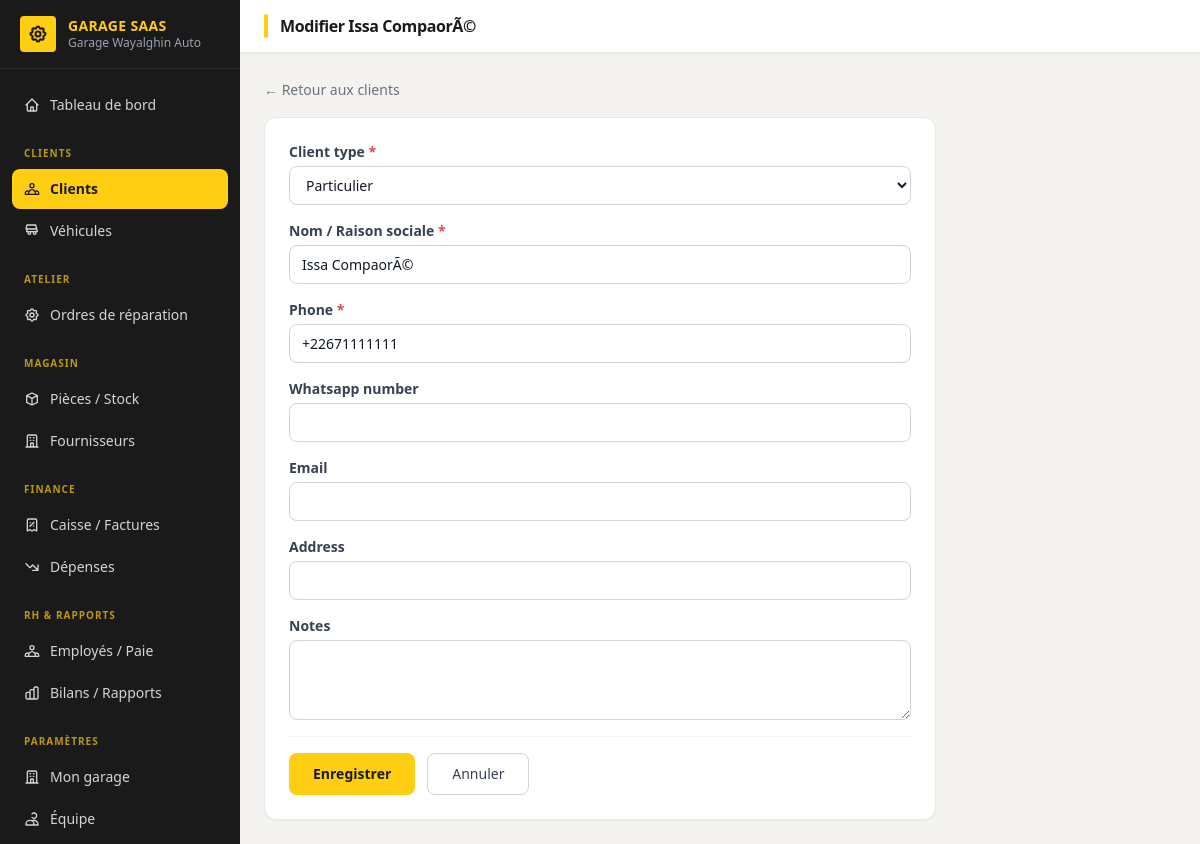
Screenshot of /clients/2/modifier/ (signed in) with the database file from the repository.
### accounts/models.py (models this page shows, shortened)
class User(AbstractUser):
    ROLE_ADMIN = "admin"
    ROLE_RECEPTION = "reception"
    ROLE_MECHANIC = "mechanic"
    ROLE_CASHIER = "cashier"
    ROLE_STOREKEEPER = "storekeeper"
    ROLE_CHOICES = [
        (ROLE_ADMIN, "Administrateur garage"),
        (ROLE_RECEPTION, "Réceptionniste"),
        (ROLE_MECHANIC, "Mécanicien"),
        (ROLE_CASHIER, "Caissier"),
        (ROLE_STOREKEEPER, "Magasinier"),
    ]
    garage = models.ForeignKey(
        "tenants.Garage",
        on_delete=models.CASCADE,
        related_name="users",
        null=True,
        blank=True,
        help_text="Vide pour le staff plateforme (superuser).",
    )
    role = models.CharField(max_length=20, choices=ROLE_CHOICES, blank=True)
    phone = models.CharField(max_length=30, blank=True)
    @property
    def is_garage_admin(self):
        return self.role == self.ROLE_ADMIN

### tenants/models.py (models this page shows, shortened)
class Garage(TimeStampedModel):
    PLAN_CHOICES = [
        ("starter", "Starter"),
        ("pro", "Pro"),
        ("business", "Business"),
    ]
    name = models.CharField("Nom du garage", max_length=150)
    slug = models.SlugField(max_length=160, unique=True, blank=True)
    city = models.CharField("Ville", max_length=100, blank=True)
    phone = models.CharField("Téléphone", max_length=30, blank=True)
    whatsapp_number = models.CharField("Numéro WhatsApp", max_length=30, blank=True)
    email = models.EmailField(blank=True)
    address = models.CharField(max_length=255, blank=True)
    plan = models.CharField(max_length=20, choices=PLAN_CHOICES, default="starter")
    is_active = models.BooleanField(default=True)
    trial_ends_at = models.DateField(null=True, blank=True)
    logo = models.ImageField(
        "Logo",
        upload_to="garages/logos/",
        null=True,
        blank=True,
        help_text="Logo affiché dans l'interface du garage.",
    )
    faest_supplier_enabled = models.BooleanField(
        "Approvisionnement FAEST activé",
        default=False,
        help_text="Permet à ce garage de commander des pièces directement via FAEST depuis la plateforme.",
    )
    class Meta:
        verbose_name = "Garage"
        verbose_name_plural = "Garages"
        ordering = ["name"]

### clients/models.py (models this page shows, shortened)
class Client(TenantModel):
    TYPE_INDIVIDUAL = "individual"
    TYPE_COMPANY = "company"
    TYPE_CHOICES = [
        (TYPE_INDIVIDUAL, "Particulier"),
        (TYPE_COMPANY, "Entreprise"),
    ]
    client_type = models.CharField(max_length=20, choices=TYPE_CHOICES, default=TYPE_INDIVIDUAL)
    full_name = models.CharField("Nom / Raison sociale", max_length=150)
    phone = models.CharField(max_length=30)
    whatsapp_number = models.CharField(max_length=30, blank=True)
    email = models.EmailField(blank=True)
    address = models.CharField(max_length=255, blank=True)
    notes = models.TextField(blank=True)
    class Meta:
        ordering = ["full_name"]

### clients/views.py (the view, shortened to what this page needs)
# urls.py: path('<int:pk>/modifier/', views.ClientUpdateView.as_view(), name='client_update'),
class ClientUpdateView(GarageRequiredMixin, UpdateView):
    model = Client
    form_class = ClientForm
    template_name = 'clients/client_form.html'

### clients/forms.py
class ClientForm(forms.ModelForm):
    class Meta:
        model = Client
        fields = ['client_type', 'full_name', 'phone', 'whatsapp_number', 'email', 'address', 'notes']
        widgets = {'notes': forms.Textarea(attrs={'rows': 3})}
    def __init__(self, *args, **kwargs):
        super().__init__(*args, **kwargs)
        _style(self)

### clients/forms.py (called while the page is built)
def _style(form):
    for field in form.fields.values():
        w = field.widget
        if not isinstance(w, forms.CheckboxInput):
            w.attrs.setdefault('class', _INPUT + (' bg-white' if isinstance(w, forms.Select) else ''))

### core/models.py (called while the page is built)
    def for_garage(self, garage):
        return self.filter(garage=garage)

    def get_queryset(self):
        return TenantQuerySet(self.model, using=self._db)

### core/views.py (called while the page is built)
    def dispatch(self, request, *args, **kwargs):
        if not request.user.is_authenticated:
            return self.handle_no_permission()
        if getattr(request.user, 'garage', None) is None:
            return redirect('dashboard_home')
        return super().dispatch(request, *args, **kwargs)

    @property
    def garage(self):
        return self.request.user.garage

    def get_queryset(self):
        return super().get_queryset().for_garage(self.garage)

### clients/templates/clients/client_form.html (shortened to what this page needs)
{% extends "dashboard/base.html" %}
{% block page_title %}{% if form.instance.pk %}Modifier {{ form.instance.full_name }}{% else %}Nouveau client{% endif %}{% endblock %}
{% block content %}
<div class="mb-4">
  <a href="{% url 'client_list' %}" class="text-sm text-gray-500 hover:text-[#7A5C00] font-medium">← Retour aux clients</a>
</div>
<div class="max-w-2xl bg-white rounded-xl shadow-sm border border-gray-200 p-6">
  <form method="post" novalidate>
    {% for field in form %}
    <div class="mb-4">
      <label class="block text-sm font-semibold text-gray-700 mb-1">
        {{ field.label }}{% if field.field.required %} <span class="text-red-500">*</span>{% endif %}
      </label>
      {{ field }}
    </div>
    {% endfor %}
    <div class="flex gap-3 pt-4 border-t border-gray-100">
      <button type="submit" class="bg-[#FFCD11] text-[#1A1A1A] px-6 py-2.5 rounded-lg text-sm font-bold hover:bg-[#E6B800] transition-colors">
        Enregistrer
      </button>
      <a href="{% if form.instance.pk %}{% url 'client_detail' form.instance.pk %}{% else %}{% url 'client_list' %}{% endif %}"
         class="border border-gray-300 text-gray-700 px-6 py-2.5 rounded-lg text-sm hover:bg-gray-50 transition-colors">
        Annuler
      </a>
    </div>
  </form>
</div>
{% endblock %}

### dashboard/templates/dashboard/base.html (shortened to what this page needs)
<!DOCTYPE html>
<html lang="fr">
<head>
  <script src="https://cdn.tailwindcss.com"></script>
</head>
<body class="bg-[#F4F3EF] text-gray-900 min-h-screen flex">
  <aside class="w-60 bg-[#1A1A1A] text-white flex-shrink-0 flex flex-col fixed h-full z-10 overflow-y-auto">
    <div class="px-5 py-4 border-b border-[#2E2E2E] flex items-center gap-3 flex-shrink-0">
      {% if user.garage and user.garage.logo %}
        <img src="{{ user.garage.logo.url }}" alt="Logo"
             class="h-9 w-9 object-contain rounded bg-white p-0.5 flex-shrink-0">
      {% else %}
        <div class="h-9 w-9 rounded bg-[#FFCD11] flex items-center justify-center flex-shrink-0">
        </div>
      {% endif %}
      <div class="min-w-0">
        <div class="font-bold text-sm leading-tight text-[#FFCD11] tracking-wide">GARAGE SAAS</div>
        {% if user.garage %}
        <div class="text-gray-400 text-xs truncate">{{ user.garage.name }}</div>
        {% else %}
        <div class="text-gray-500 text-xs">Plateforme</div>
        {% endif %}
      </div>
    </div>
    <nav class="flex-1 px-3 py-4 space-y-0.5 text-sm">
      {% with n=request.resolver_match.url_name %}
      <a href="{% url 'dashboard_home' %}"
         class="flex items-center gap-2.5 px-3 py-2.5 rounded-lg transition-colors font-medium
                {% if n == 'dashboard_home' %}bg-[#FFCD11] text-[#1A1A1A]{% else %}text-gray-300 hover:bg-[#2A2A2A] hover:text-white{% endif %}">
        Tableau de bord
      </a>
      <div class="pt-4 pb-1 px-3 text-[10px] text-[#FFCD11] uppercase tracking-widest font-bold opacity-70">Clients</div>
      <a href="{% url 'client_list' %}"
         class="flex items-center gap-2.5 px-3 py-2.5 rounded-lg transition-colors
                {% if 'client' in n and 'vehicle' not in n %}bg-[#FFCD11] text-[#1A1A1A] font-semibold{% else %}text-gray-300 hover:bg-[#2A2A2A] hover:text-white{% endif %}">
        Clients
      </a>
      <a href="{% url 'vehicle_list' %}"
         class="flex items-center gap-2.5 px-3 py-2.5 rounded-lg transition-colors
                {% if 'vehicle' in n %}bg-[#FFCD11] text-[#1A1A1A] font-semibold{% else %}text-gray-300 hover:bg-[#2A2A2A] hover:text-white{% endif %}">
        <svg xmlns="http://www.w3.org/2000/svg" class="h-4 w-4 flex-shrink-0" fill="none" viewBox="0 0 24 24" stroke="currentColor" stroke-width="2">
          <path stroke-linecap="round" stroke-linejoin="round" d="M8 17a2 2 0 100-4 2 2 0 000 4zm8 0a2 2 0 100-4 2 2 0 000 4zM3 9l1.5-6h13L19 9m0 0H5m14 0l1 4H4l1-4" />
        </svg>
        Véhicules
      </a>
      <div class="pt-4 pb-1 px-3 text-[10px] text-[#FFCD11] uppercase tracking-widest font-bold opacity-70">Atelier</div>
      <a href="{% url 'order_list' %}"
         class="flex items-center gap-2.5 px-3 py-2.5 rounded-lg transition-colors
                {% if 'order' in n or 'task' in n or 'part_' in n %}bg-[#FFCD11] text-[#1A1A1A] font-semibold{% else %}text-gray-300 hover:bg-[#2A2A2A] hover:text-white{% endif %}">
        Ordres de réparation
      </a>
      <div class="pt-4 pb-1 px-3 text-[10px] text-[#FFCD11] uppercase tracking-widest font-bold opacity-70">Magasin</div>
      <a href="{% url 'part_list' %}"
         class="flex items-center gap-2.5 px-3 py-2.5 rounded-lg transition-colors
                {% if 'part' in n and 'order' not in n %}bg-[#FFCD11] text-[#1A1A1A] font-semibold{% else %}text-gray-300 hover:bg-[#2A2A2A] hover:text-white{% endif %}">
        <svg xmlns="http://www.w3.org/2000/svg" class="h-4 w-4 flex-shrink-0" fill="none" viewBox="0 0 24 24" stroke="currentColor" stroke-width="2">
          <path stroke-linecap="round" stroke-linejoin="round" d="M20 7l-8-4-8 4m16 0l-8 4m8-4v10l-8 4m0-10L4 7m8 4v10M4 7v10l8 4" />
        </svg>
        Pièces / Stock
      </a>
      <a href="{% url 'supplier_list' %}"
         class="flex items-center gap-2.5 px-3 py-2.5 rounded-lg transition-colors
                {% if 'supplier' in n %}bg-[#FFCD11] text-[#1A1A1A] font-semibold{% else %}text-gray-300 hover:bg-[#2A2A2A] hover:text-white{% endif %}">
        Fournisseurs
      </a>
      <div class="pt-4 pb-1 px-3 text-[10px] text-[#FFCD11] uppercase tracking-widest font-bold opacity-70">Finance</div>
      <a href="{% url 'invoice_list' %}"
         class="flex items-center gap-2.5 px-3 py-2.5 rounded-lg transition-colors
                {% if 'invoice' in n or 'payment' in n %}bg-[#FFCD11] text-[#1A1A1A] font-semibold{% else %}text-gray-300 hover:bg-[#2A2A2A] hover:text-white{% endif %}">
        <svg xmlns="http://www.w3.org/2000/svg" class="h-4 w-4 flex-shrink-0" fill="none" viewBox="0 0 24 24" stroke="currentColor" stroke-width="2">
          <path stroke-linecap="round" stroke-linejoin="round" d="M9 14l6-6m-5.5.5h.01m4.99 5h.01M19 21V5a2 2 0 00-2-2H7a2 2 0 00-2 2v16l3.5-2 3.5 2 3.5-2 3.5 2z" />
        </svg>
        Caisse / Factures
      </a>
      <a href="{% url 'expense_list' %}"
         class="flex items-center gap-2.5 px-3 py-2.5 rounded-lg transition-colors
                {% if 'expense' in n %}bg-[#FFCD11] text-[#1A1A1A] font-semibold{% else %}text-gray-300 hover:bg-[#2A2A2A] hover:text-white{% endif %}">
        <svg xmlns="http://www.w3.org/2000/svg" class="h-4 w-4 flex-shrink-0" fill="none" viewBox="0 0 24 24" stroke="currentColor" stroke-width="2">
          <path stroke-linecap="round" stroke-linejoin="round" d="M13 17h8m0 0V9m0 8l-8-8-4 4-6-6" />
        </svg>
        Dépenses
      </a>
      <div class="pt-4 pb-1 px-3 text-[10px] text-[#FFCD11] uppercase tracking-widest font-bold opacity-70">RH &amp; Rapports</div>
      <a href="{% url 'employee_list' %}"
         class="flex items-center gap-2.5 px-3 py-2.5 rounded-lg transition-colors
                {% if 'employee' in n or 'payroll' in n or 'payslip' in n %}bg-[#FFCD11] text-[#1A1A1A] font-semibold{% else %}text-gray-300 hover:bg-[#2A2A2A] hover:text-white{% endif %}">
        Employés / Paie
      </a>
      <a href="{% url 'bilan' %}"
         class="flex items-center gap-2.5 px-3 py-2.5 rounded-lg transition-colors
                {% if n == 'bilan' %}bg-[#FFCD11] text-[#1A1A1A] font-semibold{% else %}text-gray-300 hover:bg-[#2A2A2A] hover:text-white{% endif %}">
        Bilans / Rapports
      </a>
      {% if user.is_garage_admin or user.is_superuser %}
      <div class="pt-4 pb-1 px-3 text-[10px] text-[#FFCD11] uppercase tracking-widest font-bold opacity-70">Paramètres</div>
      {% if user.is_garage_admin %}
      <a href="{% url 'garage_settings' %}"
         class="flex items-center gap-2.5 px-3 py-2.5 rounded-lg transition-colors
                {% if n == 'garage_settings' %}bg-[#FFCD11] text-[#1A1A1A] font-semibold{% else %}text-gray-300 hover:bg-[#2A2A2A] hover:text-white{% endif %}">
        Mon garage
      </a>
      <a href="{% url 'user_list' %}"
         class="flex items-center gap-2.5 px-3 py-2.5 rounded-lg transition-colors
                {% if 'user' in n %}bg-[#FFCD11] text-[#1A1A1A] font-semibold{% else %}text-gray-300 hover:bg-[#2A2A2A] hover:text-white{% endif %}">
        <svg xmlns="http://www.w3.org/2000/svg" class="h-4 w-4 flex-shrink-0" fill="none" viewBox="0 0 24 24" stroke="currentColor" stroke-width="2">
          <path stroke-linecap="round" stroke-linejoin="round" d="M12 4.354a4 4 0 110 5.292M15 21H3v-1a6 6 0 0112 0v1zm0 0h6v-1a6 6 0 00-9-5.197" />
        </svg>
        Équipe
      </a>
      {% endif %}
      {% endif %}
      {% endwith %}
    </nav>
  </aside>
  <div class="ml-60 flex-1 flex flex-col min-h-screen">
    <header class="bg-white border-b border-gray-200 px-6 py-3.5 flex items-center justify-between sticky top-0 z-10 shadow-sm">
      <div class="flex items-center gap-3">
        <div class="w-1 h-6 bg-[#FFCD11] rounded-full"></div>
        <h1 class="text-base font-bold text-[#1A1A1A] tracking-tight">{% block page_title %}{% endblock %}</h1>
      </div>
    </header>
    <main class="flex-1 p-6">
      {% block content %}{% endblock %}
    </main>
  </div>
</body>
</html>

### dashboard/templates/dashboard/base.html (style rules this page uses)
input[type="text"], input[type="email"], input[type="number"], input[type="tel"], input[type="date"], input[type="password"], input[type="url"], select, textarea { display: block; width: 100%; border: 1px solid #D1D5DB; border-radius: 0.5rem; padding: 0.5rem 0.75rem; font-size: 0.875rem; line-height: 1.5; color: #111827; background: #fff; transition: border-color .15s, box-shadow .15s; }
textarea { resize: vertical; min-height: 80px; }

### rows the page displays
User: garage.name "Garage Wayalghin Auto"
Client: instance.full_name "Issa CompaorÃ©", form "Particulier" "Issa CompaorÃ©" "+22671111111"

### other values shown
{{ field.label }} "Client type" "Nom / Raison sociale" "Phone" "Whatsapp number" "Email" "Address" "Notes"
